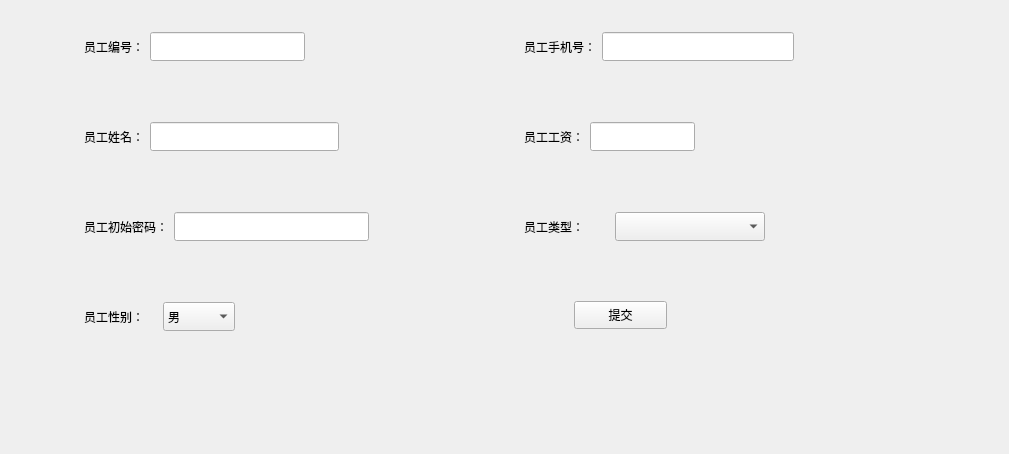
         <widget class="QWidget" name="workerman_workeradd">
          <layout class="QGridLayout" name="gridLayout_7">
           <item row="0" column="2">
            <spacer name="verticalSpacer_5">
             <property name="orientation">
              <enum>Qt::Vertical</enum>
             </property>
             <property name="sizeHint" stdset="0">
              <size>
               <width>20</width>
               <height>10</height>
              </size>
             </property>
            </spacer>
           </item>
           <item row="1" column="0">
            <spacer name="horizontalSpacer_15">
             <property name="orientation">
              <enum>Qt::Horizontal</enum>
             </property>
             <property name="sizeHint" stdset="0">
              <size>
               <width>43</width>
               <height>20</height>
              </size>
             </property>
            </spacer>
           </item>
           <item row="1" column="1" colspan="2">
            <widget class="QWidget" name="widget_9" native="true">
             <property name="minimumSize">
              <size>
               <width>901</width>
               <height>421</height>
              </size>
             </property>
             <widget class="QWidget" name="layoutWidget">
              <property name="geometry">
               <rect>
                <x>30</x>
                <y>10</y>
                <width>221</width>
                <height>31</height>
               </rect>
              </property>
              <layout class="QHBoxLayout" name="horizontalLayout_31">
               <item>
                <widget class="QLabel" name="label_31">
                 <property name="text">
                  <string>员工编号：</string>
                 </property>
                </widget>
               </item>
               <item>
                <widget class="QLineEdit" name="lineEdit_workerman_id">
                 <property name="minimumSize">
                  <size>
                   <width>0</width>
                   <height>29</height>
                  </size>
                 </property>
                </widget>
               </item>
              </layout>
             </widget>
             <widget class="QWidget" name="layoutWidget">
              <property name="geometry">
               <rect>
                <x>30</x>
                <y>100</y>
                <width>255</width>
                <height>31</height>
               </rect>
              </property>
              <layout class="QHBoxLayout" name="horizontalLayout_32">
               <item>
                <widget class="QLabel" name="label_32">
                 <property name="text">
                  <string>员工姓名：</string>
                 </property>
                </widget>
               </item>
               <item>
                <widget class="QLineEdit" name="lineEdit_workerman_name">
                 <property name="minimumSize">
                  <size>
                   <width>0</width>
                   <height>29</height>
                  </size>
                 </property>
                </widget>
               </item>
              </layout>
             </widget>
             <widget class="QWidget" name="layoutWidget">
              <property name="geometry">
               <rect>
                <x>30</x>
                <y>190</y>
                <width>285</width>
                <height>31</height>
               </rect>
              </property>
              <layout class="QHBoxLayout" name="horizontalLayout_33">
               <item>
                <widget class="QLabel" name="label_33">
                 <property name="text">
                  <string>员工初始密码：</string>
                 </property>
                </widget>
               </item>
               <item>
                <widget class="QLineEdit" name="lineEdit_workerman_pwd">
                 <property name="minimumSize">
                  <size>
                   <width>0</width>
                   <height>29</height>
                  </size>
                 </property>
                </widget>
               </item>
              </layout>
             </widget>
             <widget class="QWidget" name="layoutWidget">
              <property name="geometry">
               <rect>
                <x>30</x>
                <y>280</y>
                <width>151</width>
                <height>31</height>
               </rect>
              </property>
              <layout class="QHBoxLayout" name="horizontalLayout_34">
               <property name="spacing">
                <number>7</number>
               </property>
               <item>
                <widget class="QLabel" name="label_34">
                 <property name="text">
                  <string>员工性别：</string>
                 </property>
                </widget>
               </item>
               <item>
                <widget class="QComboBox" name="cbox_workerman_sex">
                 <property name="minimumSize">
                  <size>
                   <width>0</width>
                   <height>29</height>
                  </size>
                 </property>
                 <item>
                  <property name="text">
                   <string>男</string>
                  </property>
                 </item>
                 <item>
                  <property name="text">
                   <string>女</string>
                  </property>
                 </item>
                </widget>
               </item>
              </layout>
             </widget>
             <widget class="QWidget" name="layoutWidget">
              <property name="geometry">
               <rect>
                <x>470</x>
                <y>190</y>
                <width>241</width>
                <height>31</height>
               </rect>
              </property>
              <layout class="QHBoxLayout" name="horizontalLayout_36">
               <property name="spacing">
                <number>7</number>
               </property>
               <item>
                <widget class="QLabel" name="label_36">
                 <property name="text">
                  <string>员工类型：</string>
                 </property>
                </widget>
               </item>
               <item>
                <widget class="QComboBox" name="cbox_workerman_workertype">
                 <property name="minimumSize">
                  <size>
                   <width>150</width>
                   <height>29</height>
                  </size>
                 </property>
                </widget>
               </item>
              </layout>
             </widget>
             <widget class="QWidget" name="layoutWidget">
              <property name="geometry">
               <rect>
                <x>470</x>
                <y>100</y>
                <width>171</width>
                <height>31</height>
               </rect>
              </property>
              <layout class="QHBoxLayout" name="horizontalLayout_35">
               <item>
                <widget class="QLabel" name="label_35">
                 <property name="text">
                  <string>员工工资：</string>
                 </property>
                </widget>
               </item>
               <item>
                <widget class="QLineEdit" name="lineEdit_workerman_salary">
                 <property name="minimumSize">
                  <size>
                   <width>0</width>
                   <height>29</height>
                  </size>
                 </property>
                </widget>
               </item>
              </layout>
             </widget>
             <widget class="QWidget" name="layoutWidget">
              <property name="geometry">
               <rect>
                <x>470</x>
                <y>10</y>
                <width>270</width>
                <height>31</height>
               </rect>
              </property>
              <layout class="QHBoxLayout" name="horizontalLayout_37">
               <item>
                <widget class="QLabel" name="label_38">
                 <property name="text">
                  <string>员工手机号：</string>
                 </property>
                </widget>
               </item>
               <item>
                <widget class="QLineEdit" name="lineEdit_workerman_phone">
                 <property name="minimumSize">
                  <size>
                   <width>0</width>
                   <height>29</height>
                  </size>
                 </property>
                </widget>
               </item>
              </layout>
             </widget>
             <widget class="QPushButton" name="btnadd_workerman">
              <property name="geometry">
               <rect>
                <x>520</x>
                <y>280</y>
                <width>93</width>
                <height>28</height>
               </rect>
              </property>
              <property name="text">
               <string>提交</string>
              </property>
             </widget>
            </widget>
           </item>
           <item row="1" column="3">
            <spacer name="horizontalSpacer_19">
             <property name="orientation">
              <enum>Qt::Horizontal</enum>
             </property>
             <property name="sizeHint" stdset="0">
              <size>
               <width>43</width>
               <height>20</height>
              </size>
             </property>
            </spacer>
           </item>
           <item row="2" column="1">
            <spacer name="verticalSpacer_6">
             <property name="orientation">
              <enum>Qt::Vertical</enum>
             </property>
             <property name="sizeHint" stdset="0">
              <size>
               <width>20</width>
               <height>1</height>
              </size>
             </property>
            </spacer>
           </item>
          </layout>
         </widget>
